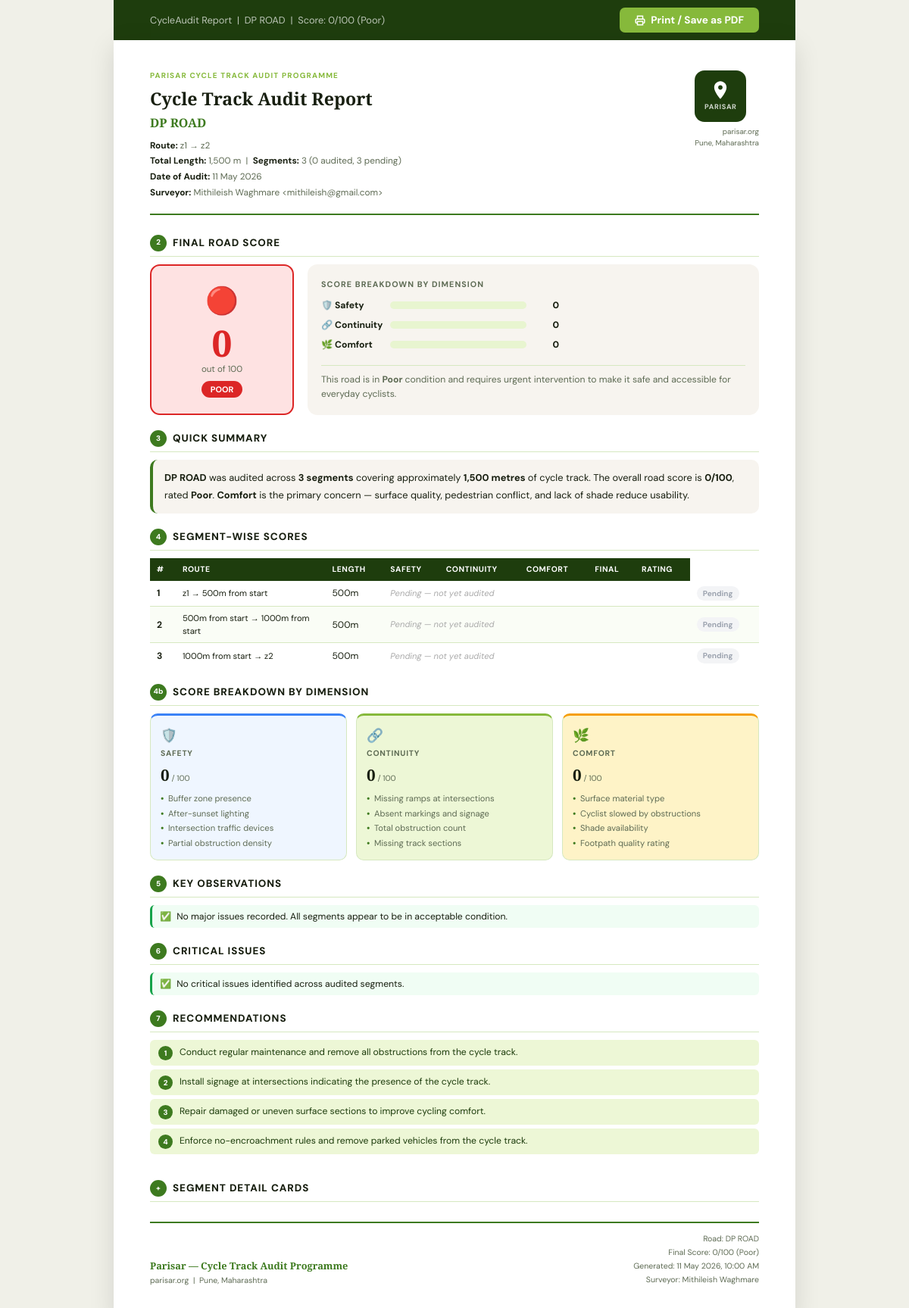
The app's page /reports/report.php (signed in) with its own data.
### tables this page shows
CREATE TABLE `segments` (
  `id` int(11) NOT NULL,
  `road_name` varchar(255) DEFAULT NULL,
  `road_start` varchar(255) DEFAULT '',
  `road_end` varchar(255) DEFAULT '',
  `road_length` float DEFAULT 0,
  `road_gps_start` varchar(100) DEFAULT '',
  `road_gps_end` varchar(100) DEFAULT '',
  `road_method` varchar(20) DEFAULT 'auto',
  `road_segment_length` float DEFAULT 0,
  `start_distance` float DEFAULT 0,
  `end_distance` float DEFAULT 0,
  `start_label` varchar(255) DEFAULT NULL,
  `end_label` varchar(255) DEFAULT NULL,
  `length` float DEFAULT NULL,
  `status` enum('pending','completed') DEFAULT 'pending',
  `completed_at` datetime DEFAULT NULL
);

### reports/report.php (the view, shortened to what this page needs)
<?php
require_once "../config/db.php";
$road_name   = trim($_GET['road']    ?? '');
$segs = [];
if (empty($segs)) {
    $stmt = $pdo->query("SELECT * FROM segments ORDER BY id ASC");
    $segs = $stmt->fetchAll(PDO::FETCH_ASSOC);
}
if (!empty($segs)) {
    $road_name  = $road_name  ?: ($segs[0]['road_name']  ?? 'Unknown Road');
    $road_start = $segs[0]['road_start'] ?? 'N/A';
    $road_end   = end($segs)['road_end'] ?? 'N/A';
    $road_length= $segs[0]['road_length'] ?? 0;
} else {
    $road_name = $road_name ?: 'No Data';
    $road_start = $road_end = 'N/A';
    $road_length = 0;
}
$audit_date = date('d F Y');
$surveyor   = $_SESSION['user_name']  ?? 'N/A';
$s_email    = $_SESSION['user_email'] ?? '';
function getAudit($pdo, $seg_id) {
    $s = $pdo->prepare("SELECT * FROM segment_audits WHERE segment_id=? ORDER BY id DESC LIMIT 1");
    $s->execute([$seg_id]);
    return $s->fetch(PDO::FETCH_ASSOC);
}
function calcScore($row, $obs, $ints) {
    if (!$row) return null;
    $partial = (float)($obs['p']  ?? 0);
    $totalO  = (float)($obs['t']  ?? 0);
    $slowed  = (float)($obs['sl'] ?? 0);
    $bufP  = ($row['buffer_zone']       === 'None')    ? 100 : 0;
    $lgt   = $row['light_after_sunset'] ?? 'No';
    $ltP   = $lgt==='Yes' ? 0 : ($lgt==='Partial' ? 40 : 100);
    $absDev= count(array_filter($ints, fn($i)=>($i['traffic_device']??'')==='Absent'));
    $trP   = $absDev===0?0:($absDev===1?50:($absDev<=3?75:100));
    $partP = $partial<5?0:($partial<=10?50:100);
    $safety= ($bufP+$ltP+$trP+$partP)/4;
    $noR  = count(array_filter($ints, fn($i)=>($i['off_ramp']??'')==='No Ramp'||($i['on_ramp']??'')==='No Ramp'));
    $rP   = $noR===0?0:($noR>=5?100:($noR>=3?50:25));
    $noS  = count(array_filter($ints, fn($i)=>($i['markings']??'')==='Absent'||($i['signage']??'')==='Absent'));
    $sP   = $noS===0?0:($noS===1?50:($noS<=3?75:100));
    $obsP = $totalO<5?0:($totalO<=10?50:100);
    $cont = ($rP+$sP+$obsP)/3;
    $surfP = ($row['surface_material']==='Interlock Blocks')?100:0;
    $slwP  = $slowed<5?0:($slowed<=10?50:($slowed<=20?75:100));
    $sh    = $row['shade']??'No';
    $shP   = $sh==='Yes'?0:($sh==='Partial'?50:100);
    $comf  = ($surfP+$slwP+$shP)/3;
    $pen   = ($safety+$cont+$comf)/3;
    $final = max(0, round(100-$pen, 1));
    return [
        'final'      => $final,
        'safety'     => round(100-$safety,1),
        'continuity' => round(100-$cont,1),
        'comfort'    => round(100-$comf,1),
    ];
}
function ratingInfo($s) {
    return              ['Poor',   '#dc2626','#fee2e2','🔴'];
}
function bar($pct,$color,$w=180,$h=10) {
    $fw=max(0,min($w,round($w*$pct/100)));
    return "<svg width='{$w}' height='{$h}' style='vertical-align:middle'>"
          ."<rect width='{$w}' height='{$h}' rx='5' fill='#e8f5d0'/>"
          ."<rect width='{$fw}' height='{$h}' rx='5' fill='{$color}'/>"
          ."</svg>";
}
$seg_data = []; $tw=0; $ws=0;
$observations=[]; $critical=[]; $recs_flags=[];
foreach ($segs as $seg) {
    $audit = getAudit($pdo, $seg['id']);
    $obs   = $audit ? getObs($pdo,$audit['id'])  : ['p'=>0,'t'=>0,'sl'=>0];
    $ints  = $audit ? getInts($pdo,$audit['id']) : [];
    $sc    = calcScore($audit, $obs, $ints);
    $len   = (float)($seg['length']??500);
    $seg_data[] = ['seg'=>$seg,'audit'=>$audit,'obs'=>$obs,'ints'=>$ints,'sc'=>$sc,'len'=>$len];
}
$road_score = $tw>0 ? round($ws/$tw,1) : 0;
[$rl,$rc,$rbg,$ri] = ratingInfo($road_score);
$recs=['Conduct regular maintenance and remove all obstructions from the cycle track.','Install signage at intersections indicating the presence of the cycle track.','Repair damaged or uneven surface sections to improve cycling comfort.'];
$recs[]='Enforce no-encroachment rules and remove parked vehicles from the cycle track.';
$cnt=0; $as=$ac=$acf=0;
$pending = count(array_filter($seg_data, fn($d)=>!$d['audit']));
$audited = count($seg_data)-$pending;
?>
<!DOCTYPE html>
<html lang="en">
<head>
</head>
<body>
<div class="pb-bar">
  <p>CycleAudit Report &nbsp;|&nbsp; <?= htmlspecialchars($road_name) ?> &nbsp;|&nbsp; Score: <?= $road_score ?>/100 (<?= $rl ?>)</p>
  <button class="pb-btn" onclick="window.print()">
    <svg width="14" height="14" fill="none" stroke="currentColor" stroke-width="2.5" viewBox="0 0 24 24"><polyline points="6 9 6 2 18 2 18 9"/><path d="M6 18H4a2 2 0 0 1-2-2v-5a2 2 0 0 1 2-2h16a2 2 0 0 1 2 2v5a2 2 0 0 1-2 2h-2"/><rect x="6" y="14" width="12" height="8"/></svg>
    Print / Save as PDF
  </button>
</div>
<div class="page">
<div class="hdr">
  <div>
    <div class="hdr-lbl">Parisar Cycle Track Audit Programme</div>
    <div class="hdr-title">Cycle Track Audit Report</div>
    <div class="hdr-road"><?= htmlspecialchars($road_name) ?></div>
    <div class="hdr-meta">
      <span><strong>Route:</strong> <?= htmlspecialchars($road_start) ?> → <?= htmlspecialchars($road_end) ?></span>
      <span><strong>Total Length:</strong> <?= number_format((float)$road_length) ?> m &nbsp;|&nbsp; <strong>Segments:</strong> <?= count($segs) ?> (<?= $audited ?> audited<?= $pending>0?", {$pending} pending":'' ?>)</span>
      <span><strong>Date of Audit:</strong> <?= $audit_date ?></span>
      <span><strong>Surveyor:</strong> <?= htmlspecialchars($surveyor) ?><?= $s_email?" &lt;".htmlspecialchars($s_email)."&gt;":'' ?></span>
    </div>
  </div>
  <div>
    <div class="logo-box">
      <svg viewBox="0 0 24 24"><path d="M12 2C8.1 2 5 5.1 5 9c0 5.3 7 13 7 13s7-7.7 7-13c0-3.9-3.1-7-7-7zm0 9.5c-1.4 0-2.5-1.1-2.5-2.5S10.6 6.5 12 6.5s2.5 1.1 2.5 2.5S13.4 11.5 12 11.5z"/></svg>
      <span>PARISAR</span>
    </div>
    <div class="logo-meta">parisar.org<br>Pune, Maharashtra</div>
  </div>
</div>
<div class="sec">
  <div class="sh"><div class="sh-num">2</div><h3>Final Road Score</h3></div>
  <div class="sc-hero">
    <div class="sc-left">
      <div class="sc-icon"><?= $ri ?></div>
      <div class="sc-num"><?= $road_score ?></div>
      <div class="sc-max">out of 100</div>
      <div class="sc-badge"><?= $rl ?></div>
    </div>
    <div class="sc-right">
      <div>
        <div class="sc-rt">Score Breakdown by Dimension</div>
        <div class="dim-r"><span class="dim-l">🛡️ Safety</span><?= bar($as,'#3b82f6') ?><span class="dim-v"><?= $as ?></span></div>
        <div class="dim-r"><span class="dim-l">🔗 Continuity</span><?= bar($ac,'#86B93B') ?><span class="dim-v"><?= $ac ?></span></div>
        <div class="dim-r"><span class="dim-l">🌿 Comfort</span><?= bar($acf,'#f59e0b') ?><span class="dim-v"><?= $acf ?></span></div>
      </div>
      <div class="sc-sum">
        <?php
        if($road_score>=80) echo "This road's cycle track is in <strong>Good</strong> condition overall. Minor targeted improvements can maintain quality.";
        elseif($road_score>=50) echo "This road is in <strong>Moderate</strong> condition — usable for experienced cyclists but with significant issues that deter regular use.";
        else echo "This road is in <strong>Poor</strong> condition and requires urgent intervention to make it safe and accessible for everyday cyclists.";
        ?>
      </div>
    </div>
  </div>
</div>
<div class="sec">
  <div class="sh"><div class="sh-num">3</div><h3>Quick Summary</h3></div>
  <div class="sum-box">
    <strong><?= htmlspecialchars($road_name) ?></strong> was audited across <strong><?= count($segs) ?> segments</strong>
    covering approximately <strong><?= number_format((float)$road_length) ?> metres</strong> of cycle track.
    The overall road score is <strong><?= $road_score ?>/100</strong>, rated <strong><?= $rl ?></strong>.
    <?php
    if($as<$ac&&$as<$acf) echo " <strong>Safety</strong> is the primary concern — inadequate lighting and missing buffer zones are key penalty drivers.";
    elseif($ac<$as&&$ac<$acf) echo " <strong>Continuity</strong> is the primary concern — obstructions and missing ramps break cycling flow.";
    else echo " <strong>Comfort</strong> is the primary concern — surface quality, pedestrian conflict, and lack of shade reduce usability.";
    ?>
  </div>
</div>
<div class="sec">
  <div class="sh"><div class="sh-num">4</div><h3>Segment-Wise Scores</h3></div>
  <?php if(empty($seg_data)): ?>
  <div class="no-data">No segment data found in database for this road.</div>
  <?php else: ?>
  <table class="st">
    <thead><tr><th>#</th><th>Route</th><th>Length</th><th>Safety</th><th>Continuity</th><th>Comfort</th><th>Final</th><th>Rating</th></tr></thead>
    <tbody>
    <?php foreach($seg_data as $d):
      $s=$d['seg'];$sc=$d['sc'];
    ?>
    <tr>
      <td style="font-weight:700"><?= $s['id'] ?></td>
      <td style="font-size:.7rem;max-width:160px"><?= htmlspecialchars($s['start_label']??'—') ?> → <?= htmlspecialchars($s['end_label']??'—') ?></td>
      <td><?= number_format($d['len']) ?>m</td>
      <?php if($sc): ?>
      <td><?= bar($sc['safety'],'#3b82f6',50,8) ?> <span style="font-size:.7rem"><?= $sc['safety'] ?></span></td>
      <td><?= bar($sc['continuity'],'#86B93B',50,8) ?> <span style="font-size:.7rem"><?= $sc['continuity'] ?></span></td>
      <td><?= bar($sc['comfort'],'#f59e0b',50,8) ?> <span style="font-size:.7rem"><?= $sc['comfort'] ?></span></td>
      <td><span class="sc-cell" style="color:<?= $rc2 ?>"><?= $sc['final'] ?></span></td>
      <td><span class="chip" style="background:<?= $rb2 ?>;color:<?= $rc2 ?>"><?= $rl2 ?></span></td>
      <?php else: ?>
      <td colspan="5" style="color:#aaa;font-size:.7rem;font-style:italic">Pending — not yet audited</td>
      <td><span class="chip" style="background:#f3f4f6;color:#9ca3af">Pending</span></td>
      <?php endif; ?>
    </tr>
    <?php endforeach; ?>
    </tbody>
  </table>
  <?php endif; ?>
</div>
<div class="sec">
  <div class="sh"><div class="sh-num">4b</div><h3>Score Breakdown by Dimension</h3></div>
  <div class="dg">
    <div class="dc s"><div class="dc-i">🛡️</div><div class="dc-t">Safety</div><div><span class="dc-n"><?= $as ?></span><span class="dc-x"> / 100</span></div><div class="dc-its"><div class="dc-it">Buffer zone presence</div><div class="dc-it">After-sunset lighting</div><div class="dc-it">Intersection traffic devices</div><div class="dc-it">Partial obstruction density</div></div></div>
    <div class="dc c"><div class="dc-i">🔗</div><div class="dc-t">Continuity</div><div><span class="dc-n"><?= $ac ?></span><span class="dc-x"> / 100</span></div><div class="dc-its"><div class="dc-it">Missing ramps at intersections</div><div class="dc-it">Absent markings and signage</div><div class="dc-it">Total obstruction count</div><div class="dc-it">Missing track sections</div></div></div>
    <div class="dc f"><div class="dc-i">🌿</div><div class="dc-t">Comfort</div><div><span class="dc-n"><?= $acf ?></span><span class="dc-x"> / 100</span></div><div class="dc-its"><div class="dc-it">Surface material type</div><div class="dc-it">Cyclist slowed by obstructions</div><div class="dc-it">Shade availability</div><div class="dc-it">Footpath quality rating</div></div></div>
  </div>
</div>
<div class="sec">
  <div class="sh"><div class="sh-num">5</div><h3>Key Observations</h3></div>
  <?php if(!empty($observations)): ?>
  <div class="obs-l">
    <?php foreach(array_slice($observations,0,8) as $o): ?>
    <div class="obs-i"><span>📌</span><span><?= htmlspecialchars($o) ?></span></div>
    <?php endforeach; ?>
  </div>
  <?php else: ?>
  <div class="obs-i" style="border-left-color:#16a34a;background:#f0fdf4"><span>✅</span><span>No major issues recorded. All segments appear to be in acceptable condition.</span></div>
  <?php endif; ?>
</div>
<div class="sec">
  <div class="sh"><div class="sh-num">6</div><h3>Critical Issues</h3></div>
  <?php if(!empty($critical)): ?>
  <div class="obs-l">
    <?php foreach($critical as $c): ?>
    <div class="crit-i"><span>⛔</span><span><?= htmlspecialchars($c) ?></span></div>
    <?php endforeach; ?>
  </div>
  <?php else: ?>
  <div class="obs-i" style="border-left-color:#16a34a;background:#f0fdf4"><span>✅</span><span>No critical issues identified across audited segments.</span></div>
  <?php endif; ?>
</div>
<div class="sec">
  <div class="sh"><div class="sh-num">7</div><h3>Recommendations</h3></div>
  <div class="rec-l">
    <?php foreach($recs as $i=>$r): ?>
    <div class="rec-i"><div class="rec-n"><?= $i+1 ?></div><span><?= htmlspecialchars($r) ?></span></div>
    <?php endforeach; ?>
  </div>
</div>
<div class="sec pb">
  <div class="sh"><div class="sh-num">+</div><h3>Segment Detail Cards</h3></div>
</div>
<div class="rft">
  <div>
    <div class="rf-p">Parisar — Cycle Track Audit Programme</div>
    <div class="rf-s">parisar.org &nbsp;|&nbsp; Pune, Maharashtra</div>
  </div>
  <div class="rf-r">
    Road: <?= htmlspecialchars($road_name) ?><br>
    Final Score: <?= $road_score ?>/100 (<?= $rl ?>)<br>
    Generated: <?= date('d F Y, h:i A') ?><br>
    Surveyor: <?= htmlspecialchars($surveyor) ?>
  </div>
</div>
</div>
</body>
</html>

### records on screen
segments: road_name "DP ROAD", road_start "z1", road_length "1,500", id "1", start_label "z1", end_label "500m from start", len "500"
segments: road_end "z2", id "3", start_label "1000m from start", end_label "z2", len "500"
segments: id "2", start_label "500m from start", end_label "1000m from start", len "500"

### other values on screen
$road_score "0"
$rl "Poor"
count($segs) "3"
$audited "0"
$pending "3"
$surveyor "Mithileish Waghmare"
$s_email "mithileish@gmail.com"
$ri "🔴"
$rl "POOR"
$as "0"
$ac "0"
$acf "0"
$r "Conduct regular maintenance and remove all obstructions from the cycle track."
$r "Install signage at intersections indicating the presence of the cycle track."
$r "Repair damaged or uneven surface sections to improve cycling comfort."
